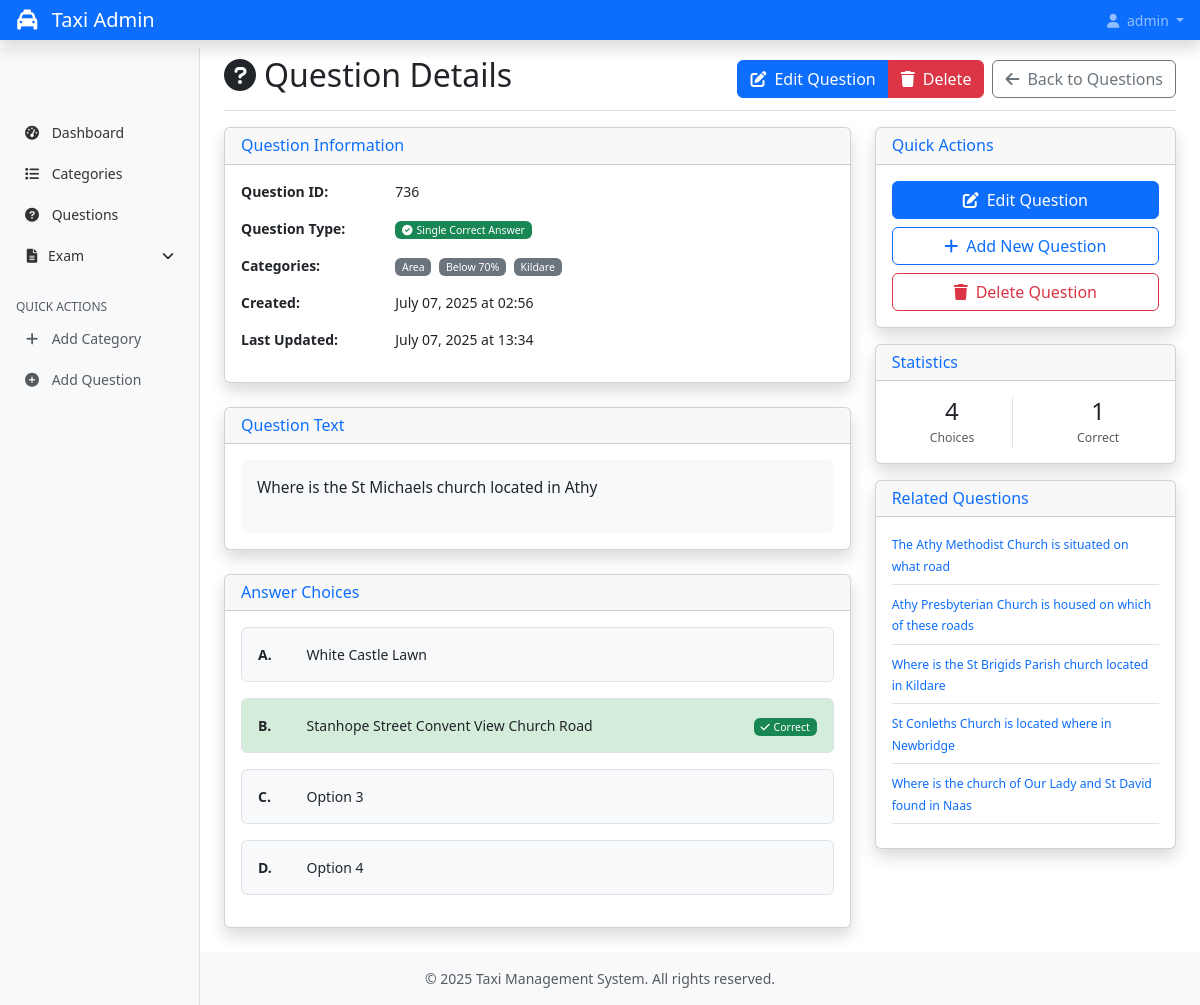
The app's page /questions/736/ (signed in), older data.
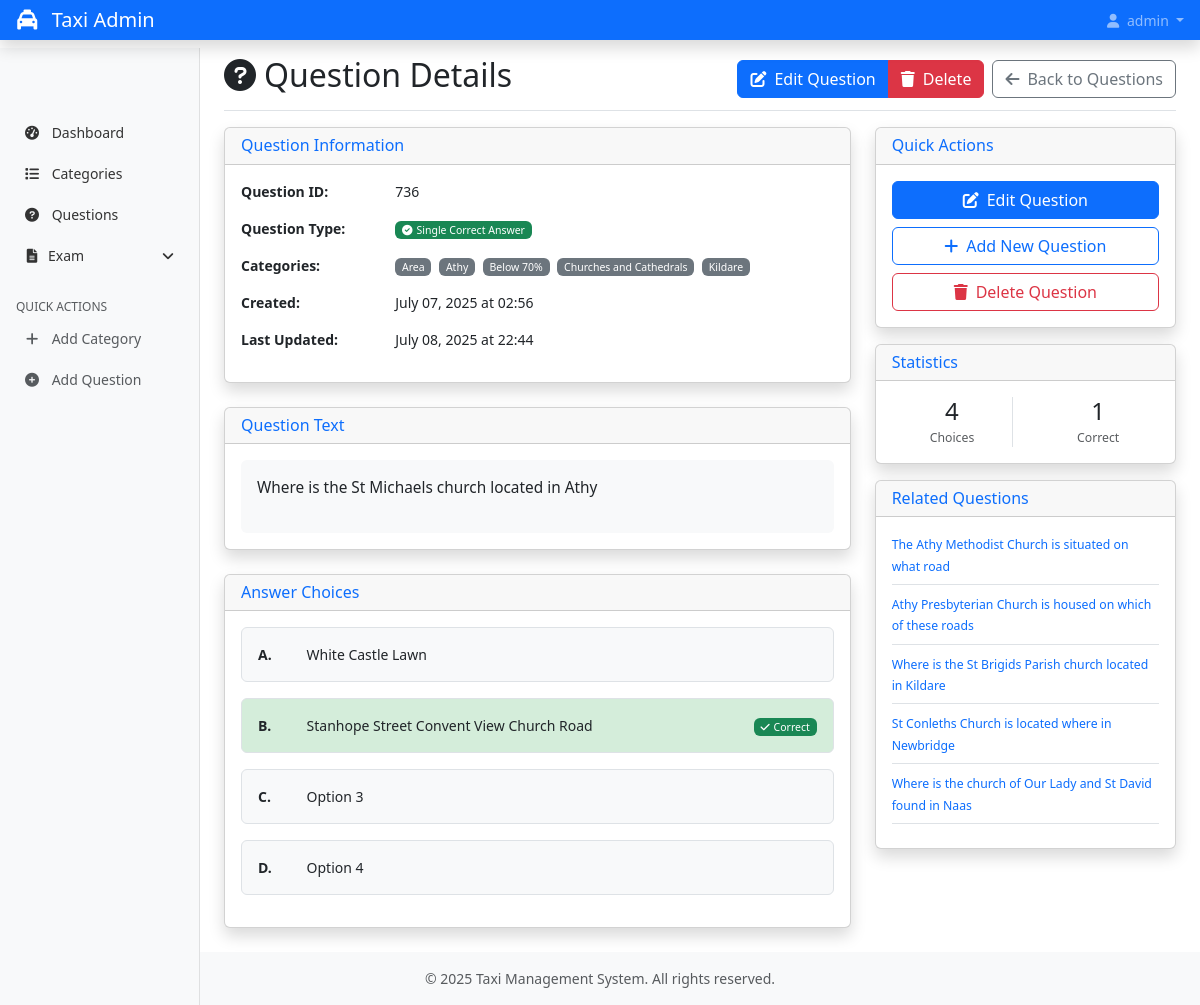
The same page, newer data.
### taxi/models.py (models this page shows, shortened)
class Category(models.Model):
    name = models.CharField(max_length=100)
    parent = models.ForeignKey('self', on_delete=models.CASCADE, null=True, blank=True, related_name='subcategories')
    description = models.TextField(blank=True, null=True)
    is_active = models.BooleanField(default=True)
    created_at = models.DateTimeField(auto_now_add=True)
    updated_at = models.DateTimeField(auto_now=True)
    class Meta:
        verbose_name_plural = "Categories"
        ordering = ['name']

class Question(models.Model):
    SINGLE = 'single'
    MULTIPLE = 'multiple'
    QUESTION_TYPES = [
        (SINGLE, 'Single Correct Answer'),
        (MULTIPLE, 'Multiple Correct Answers'),
    ]
    question_text = models.TextField()
    question_type = models.CharField(max_length=10, choices=QUESTION_TYPES, default=SINGLE)
    categories = models.ManyToManyField(Category, related_name='questions')
    created_at = models.DateTimeField(auto_now_add=True)
    updated_at = models.DateTimeField(auto_now=True)
    class Meta:
        ordering = ['-created_at']

class Choice(models.Model):
    question = models.ForeignKey(Question, on_delete=models.CASCADE, related_name='choices')
    option_label = models.CharField(max_length=1)  # A, B, C, D
    choice_text = models.CharField(max_length=255)
    is_correct = models.BooleanField(default=False)
    class Meta:
        unique_together = ('question', 'option_label')  # A, B, C, D unique per question

### taxi/views.py (the view)
# urls.py: path('questions/<int:question_id>/', views.question_detail, name='question_detail'),
@login_required
def question_detail(request, question_id):
    question = get_object_or_404(Question.objects.prefetch_related('categories', 'choices'), id=question_id)
    related_questions = Question.objects.filter(
        categories__in=question.categories.all()
    ).exclude(id=question.id).distinct()[:5]
    correct_answers_count = question.choices.filter(is_correct=True).count()
    total_choices = question.choices.count()
    context = {
        'question': question,
        'related_questions': related_questions,
        'correct_answers_count': correct_answers_count,
        'total_choices': total_choices,
    }
    return render(request, 'admin/question_detail.html', context)

### templates/admin/question_detail.html (shortened to what the changed rows need)
{% extends 'admin/base.html' %}
{% load static %}
{% load taxi_extras %}
{% block content %}
<div class="d-flex justify-content-between flex-wrap flex-md-nowrap align-items-center pt-3 pb-2 mb-3 border-bottom">
    <h1 class="h2">
        <i class="fas fa-question-circle me-2"></i>Question Details
    </h1>
</div>
<div class="row">
    <div class="col-lg-8">
        <div class="card shadow">
            <div class="card-body">
                <div class="row mb-3">
                    <div class="col-md-3">
                        <strong>Question ID:</strong>
                    </div>
                    <div class="col-md-9">
                        {{ question.id }}
                    </div>
                </div>
                <div class="row mb-3">
                    <div class="col-md-9">
                        {% for category in question.categories.all %}
                            <span class="badge bg-secondary me-1">{{ category.name }}</span>
                        {% empty %}
                            <span class="text-muted">No categories assigned</span>
                        {% endfor %}
                    </div>
                </div>
                <div class="row mb-3">
                    <div class="col-md-3">
                        <strong>Created:</strong>
                    </div>
                    <div class="col-md-9">
                        {{ question.created_at|date:"F d, Y \a\t H:i" }}
                    </div>
                </div>
                <div class="row mb-3">
                    <div class="col-md-3">
                        <strong>Last Updated:</strong>
                    </div>
                    <div class="col-md-9">
                        {{ question.updated_at|date:"F d, Y \a\t H:i" }}
                    </div>
                </div>
            </div>
        </div>
        <div class="card shadow mt-4">
            <div class="card-body">
                <div class="question-display p-3 bg-light rounded">
                    {{ question.question_text|linebreaks }}
                </div>
            </div>
        </div>
        <div class="card shadow mt-4">
            <div class="card-body">
                {% for choice in question.choices.all %}
                    <div class="choice-item mb-3 p-3 border rounded {% if choice.is_correct %}correct-choice{% endif %}">
                        <div class="row align-items-center">
                            <div class="col-md-1">
                                <strong>{{ choice.option_label }}.</strong>
                            </div>
                            <div class="col-md-9">
                                {{ choice.choice_text }}
                            </div>
                            <div class="col-md-2 text-end">
                                {% if choice.is_correct %}
                                    <span class="badge bg-success">
                                        <i class="fas fa-check me-1"></i>Correct
                                    </span>
                                {% endif %}
                            </div>
                        </div>
                    </div>
                {% empty %}
                    <div class="alert alert-warning">
                        <i class="fas fa-exclamation-triangle me-2"></i>
                        No answer choices have been added to this question yet.
                    </div>
                {% endfor %}
            </div>
        </div>
    </div>
    <div class="col-lg-4">
        {% if related_questions %}
        <div class="card shadow mt-3">
            <div class="card-body">
                {% for related in related_questions %}
                    <div class="border-bottom pb-2 mb-2">
                        <a href="{% url 'question_detail' related.id %}" class="text-decoration-none">
                            <small class="text-primary">{{ related.question_text|truncatechars:60 }}</small>
                        </a>
                    </div>
                {% endfor %}
            </div>
        </div>
        {% endif %}
    </div>
</div>
{% endblock %}

Row changes from the older to the newer data that the page shows:
changed Question "Where is the St Michaels church located in Athy": updated_at "July 07, 2025 at 13:34" → "July 08, 2025 at 22:44"
now on this page (row edited): Category: name "Athy"
added Category: name "Churches and Cathedrals"
